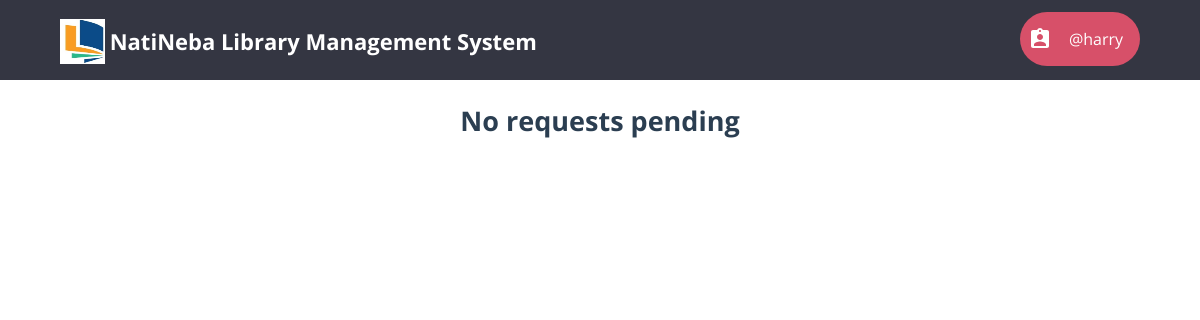
The app's page /librarian/pending_book_requests.php (signed in), older data.
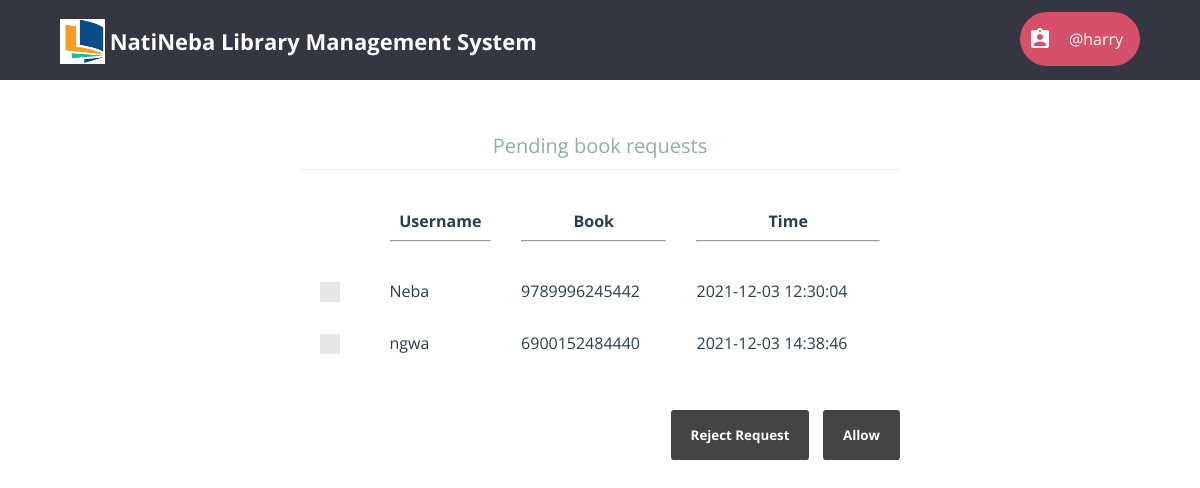
The same page, newer data.
### tables this page shows
CREATE TABLE `pending_book_requests` (
  `request_id` int(11) NOT NULL,
  `member` varchar(20) NOT NULL,
  `book_isbn` varchar(13) NOT NULL,
  `time` timestamp NOT NULL DEFAULT current_timestamp()
);

### librarian/pending_book_requests.php (the view, shortened to what this page needs)
<?php
	require "../db_connect.php";
	require "header_librarian.php";
?>
<html>
	<head>
		<link rel="stylesheet" type="text/css" href="../css/global_styles.css">
		<link rel="stylesheet" type="text/css" href="../css/custom_checkbox_style.css">
		<link rel="stylesheet" type="text/css" href="css/pending_book_requests_style.css">
	</head>
	<body>
		<?php
			$query = $con->prepare("SELECT * FROM pending_book_requests;");
			$query->execute();
			$result = $query->get_result();;
			$rows = mysqli_num_rows($result);
			if($rows == 0)
				echo "<h2 align='center'>No requests pending</h2>";
			else
			{
				echo "<form class='cd-form' method='POST' action='#'>";
				echo "<center><legend>Pending book requests</legend></center>";
				echo "<table width='100%' cellpadding=10 cellspacing=10>
						<tr>
							<th></th>
							<th>Username<hr></th>
							<th>Book<hr></th>
							<th>Time<hr></th>
						</tr>";
				for($i=0; $i<$rows; $i++)
				{
					$row = mysqli_fetch_array($result);
					echo "<tr>";
					echo "<td>
							<label class='control control--checkbox'>
								<input type='checkbox' name='cb_".$i."' value='".$row[0]."' />
								<div class='control__indicator'></div>
							</label>
						</td>";
					for($j=1; $j<4; $j++)
						echo "<td>".$row[$j]."</td>";
					echo "</tr>";
				}
				echo "</table>";
				echo "<br /><br /><div style='float: right;'>";
				echo "<input type='submit' value='Reject Request' name='l_reject' />&nbsp;&nbsp;&nbsp;&nbsp;";
				echo "<input type='submit' value='Allow' name='l_grant'/>";
				echo "</div>";
				echo "</form>";
			}

### librarian/header_librarian.php (shortened to what this page needs)
<html>
	<head>
		<link rel="stylesheet" type="text/css" href="css/header_librarian_style.css" />
	</head>
	<body>
		<header>
			<div id="cd-logo">
				<a href="../">
					<img src="../img/library.jpg" alt="Logo" width="45" height="45" />
					<p>NatiNeba Library Management System</p>
				</a>
			</div>
			<div class="dropdown">
				<button class="dropbtn">
					<p id="librarian-name"> @<?php echo $_SESSION['username'] ?></p>
				</button>
			</div>
		</header>
	</body>
</html>

### librarian/css/header_librarian_style.css (style rules this page uses)
html * { -webkit-font-smoothing: antialiased; -moz-osx-font-smoothing: grayscale; }
*, *:after, *:before { -webkit-box-sizing: border-box; -moz-box-sizing: border-box; box-sizing: border-box; }
body { font-size: 100%; font-family: "Open Sans", sans-serif; background-color: white; margin: 0; }
img { max-width: 100%; }
header { position: relative; height: 50px; background: #343642; }
header #cd-logo { float: left; margin: 0 0 0 5%; -webkit-transform-origin: 0 50%; -moz-transform-origin: 0 50%; -ms-transform-origin: 0 50%; -o-transform-origin: 0 50%; transform-origin: 0 50%; -webkit-transform: scale(0.8); -moz-transform: scale(0.8); -ms-transform: scale(0.8); -o-transform: scale(0.8); transform: scale(0.8); }
header #cd-logo img, header #cd-logo p { display: inline-block; vertical-align: middle; }
header #cd-logo p { font-size: 2.2rem !important; color: #ffffff; font-weight: bold; font-size: 1.4rem; }
header::after { content: ""; display: table; clear: both; }
header a { text-decoration: none; }
@media only screen and (min-width: 768px) { header { height: 80px; } }
@media only screen and (min-width: 768px) { header #cd-logo { margin: 4px 0 0 5%; -webkit-transform: scale(1); -moz-transform: scale(1); -ms-transform: scale(1); -o-transform: scale(1); transform: scale(1); } }
.dropbtn { background: url("../img/ic_librarian.svg") no-repeat 8px center; background-color: #d75069; margin-top: 10%; color: white; min-width: 120px; padding: 0 8px 0 8px; font-size: 16px; font-family: "Open Sans", sans-serif; border: none; border-radius: 30px; cursor: pointer; }
#librarian-name { margin-left: 32px; }
.dropdown { position: relative; display: inline-block; float: right; margin-right: 5%; }

### css/global_styles.css (style rules this page uses)
*, *::after, *::before { -webkit-box-sizing: border-box; -moz-box-sizing: border-box; box-sizing: border-box; }
html { font-size: 62.5%; }
body { font-size: 1.8rem; font-family: "Open Sans", sans-serif; color: #2b3e51; background-color: #ffffff; }

### css/custom_checkbox_style.css (style rules this page uses)
.control { font-size: 18px; position: relative; display: block; margin-bottom: 15px; padding-left: 30px; cursor: pointer; }
.control__indicator { position: absolute; top: -2px; left: 0; width: 20px; height: 20px; background: #e6e6e6; }
.control__indicator:after { position: absolute; display: none; content: ''; }
.control--checkbox .control__indicator:after { top: 4px; left: 8px; width: 5px; height: 10px; transform: rotate(45deg); border: solid #fff; border-width: 0 2px 2px 0; }

### librarian/css/pending_book_requests_style.css (style rules this page uses)
.cd-form { width: 90%; max-width: 600px; margin: 4em auto; font-size: 1.3rem; color: #94aab0; margin-bottom: 10px; display: block; }
.cd-form::after { clear: both; content: ""; display: table; }
.cd-form legend { padding-bottom: 10px; margin-bottom: 20px; font-size: 2rem; border-bottom: 1px solid #ecf0f1; }
.cd-form legend { display: block; width: 100%; -webkit-appearance: none; -moz-appearance: none; -ms-appearance: none; -o-appearance: none; appearance: none; }
.cd-form input[type="submit"] { border: none; background: #444444; border-radius: 0.25em; padding: 16px 20px; color: #ffffff; font-weight: bold; font-family: "Open Sans", sans-serif; cursor: pointer; -webkit-font-smoothing: antialiased; -moz-osx-font-smoothing: grayscale; -webkit-appearance: none; -moz-appearance: none; -ms-appearance: none; -o-appearance: none; appearance: none; }

Row changes from the older to the newer data that the page shows:
added pending_book_requests: member "Neba", book_isbn "9789996245442", time "2021-12-03 12:30:04"
added pending_book_requests: member "ngwa", book_isbn "6900152484440", time "2021-12-03 14:38:46"
Text that changed along with them:
form field l_reject: (not shown) → "Reject Request"
form field l_grant: (not shown) → "Allow"
text no longer shown: "No requests pending"
text now shown: "Pending book requests Username Book Time"
